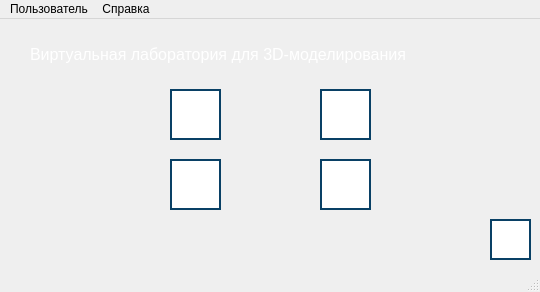
<?xml version="1.0" encoding="UTF-8"?>
<ui version="4.0">
 <class>AdminMainWindow</class>
 <widget class="QMainWindow" name="AdminMainWindow">
  <property name="geometry">
   <rect>
    <x>0</x>
    <y>0</y>
    <width>540</width>
    <height>292</height>
   </rect>
  </property>
  <property name="windowTitle">
   <string>RayTracing | Подсистема «Администратор» | Beta 1.0v</string>
  </property>
  <widget class="QWidget" name="centralwidget">
   <widget class="QLabel" name="label">
    <property name="geometry">
     <rect>
      <x>30</x>
      <y>20</y>
      <width>471</width>
      <height>31</height>
     </rect>
    </property>
    <property name="font">
     <font>
      <pointsize>12</pointsize>
     </font>
    </property>
    <property name="styleSheet">
     <string notr="true">color: rgb(255, 255, 255);
</string>
    </property>
    <property name="text">
     <string>Виртуальная лаборатория для 3D-моделирования</string>
    </property>
   </widget>
   <widget class="QPushButton" name="button_admin_test">
    <property name="geometry">
     <rect>
      <x>320</x>
      <y>140</y>
      <width>51</width>
      <height>51</height>
     </rect>
    </property>
    <property name="font">
     <font>
      <pointsize>10</pointsize>
     </font>
    </property>
    <property name="toolTip">
     <string>Доступ к администрированию тестирования</string>
    </property>
    <property name="styleSheet">
     <string notr="true">QPushButton {
    background-color: rgb(255, 255, 255);
    border: 2px solid #094065;
}

QPushButton:pressed {
    background-color:  rgb(118, 118, 118);
}
</string>
    </property>
    <property name="text">
     <string/>
    </property>
    <property name="icon">
     <iconset>
      <normaloff>images/admin-test-button.png</normaloff>images/admin-test-button.png</iconset>
    </property>
    <property name="iconSize">
     <size>
      <width>42</width>
      <height>48</height>
     </size>
    </property>
   </widget>
   <widget class="QPushButton" name="button_admin_panel">
    <property name="geometry">
     <rect>
      <x>170</x>
      <y>70</y>
      <width>51</width>
      <height>51</height>
     </rect>
    </property>
    <property name="font">
     <font>
      <pointsize>10</pointsize>
     </font>
    </property>
    <property name="toolTip">
     <string>Доступ к администрированию пользователей</string>
    </property>
    <property name="styleSheet">
     <string notr="true">QPushButton {
    background-color: rgb(255, 255, 255);
    border: 2px solid #094065;
}

QPushButton:pressed {
    background-color:  rgb(118, 118, 118);
}
</string>
    </property>
    <property name="text">
     <string/>
    </property>
    <property name="icon">
     <iconset>
      <normaloff>images/admin-panel-button.png</normaloff>images/admin-panel-button.png</iconset>
    </property>
    <property name="iconSize">
     <size>
      <width>42</width>
      <height>48</height>
     </size>
    </property>
   </widget>
   <widget class="QPushButton" name="button_admin_theory">
    <property name="geometry">
     <rect>
      <x>170</x>
      <y>140</y>
      <width>51</width>
      <height>51</height>
     </rect>
    </property>
    <property name="font">
     <font>
      <pointsize>10</pointsize>
     </font>
    </property>
    <property name="toolTip">
     <string>Доступ к администрированию теоретических материалов</string>
    </property>
    <property name="styleSheet">
     <string notr="true">QPushButton {
    background-color: rgb(255, 255, 255);
    border: 2px solid #094065;
}

QPushButton:pressed {
    background-color:  rgb(118, 118, 118);
}
</string>
    </property>
    <property name="text">
     <string/>
    </property>
    <property name="icon">
     <iconset>
      <normaloff>images/admin-theory-button.png</normaloff>images/admin-theory-button.png</iconset>
    </property>
    <property name="iconSize">
     <size>
      <width>42</width>
      <height>48</height>
     </size>
    </property>
   </widget>
   <widget class="QPushButton" name="button_admin_lab">
    <property name="geometry">
     <rect>
      <x>320</x>
      <y>70</y>
      <width>51</width>
      <height>51</height>
     </rect>
    </property>
    <property name="font">
     <font>
      <pointsize>10</pointsize>
     </font>
    </property>
    <property name="toolTip">
     <string>Доступ к администрированию лабораторных работ</string>
    </property>
    <property name="styleSheet">
     <string notr="true">QPushButton {
    background-color: rgb(255, 255, 255);
    border: 2px solid #094065;
}

QPushButton:pressed {
    background-color:  rgb(118, 118, 118);
}
</string>
    </property>
    <property name="text">
     <string/>
    </property>
    <property name="icon">
     <iconset>
      <normaloff>images/admin-lab-button.png</normaloff>images/admin-lab-button.png</iconset>
    </property>
    <property name="iconSize">
     <size>
      <width>42</width>
      <height>48</height>
     </size>
    </property>
   </widget>
   <widget class="QPushButton" name="button_help">
    <property name="geometry">
     <rect>
      <x>490</x>
      <y>200</y>
      <width>41</width>
      <height>41</height>
     </rect>
    </property>
    <property name="toolTip">
     <string>Получить справку</string>
    </property>
    <property name="styleSheet">
     <string notr="true">QPushButton {
    background-color: rgb(255, 255, 255);
    border: 2px solid #094065;
}

QPushButton:pressed {
    background-color:  rgb(118, 118, 118);
}
</string>
    </property>
    <property name="text">
     <string/>
    </property>
    <property name="icon">
     <iconset>
      <normaloff>images/help-button.png</normaloff>images/help-button.png</iconset>
    </property>
    <property name="iconSize">
     <size>
      <width>48</width>
      <height>48</height>
     </size>
    </property>
   </widget>
  </widget>
  <widget class="QMenuBar" name="menubar">
   <property name="geometry">
    <rect>
     <x>0</x>
     <y>0</y>
     <width>540</width>
     <height>26</height>
    </rect>
   </property>
   <widget class="QMenu" name="menu">
    <property name="title">
     <string>Пользователь</string>
    </property>
    <addaction name="action_user_profile"/>
    <addaction name="action_user_option"/>
    <addaction name="action_exit"/>
   </widget>
   <widget class="QMenu" name="menu_2">
    <property name="title">
     <string>Справка</string>
    </property>
    <addaction name="action_help"/>
    <addaction name="action_manual"/>
    <addaction name="action_about_information"/>
   </widget>
   <addaction name="menu"/>
   <addaction name="menu_2"/>
  </widget>
  <widget class="QStatusBar" name="statusbar"/>
  <action name="action_user_profile">
   <property name="text">
    <string>Профиль</string>
   </property>
  </action>
  <action name="action_user_option">
   <property name="text">
    <string>Настройки</string>
   </property>
  </action>
  <action name="action_exit">
   <property name="text">
    <string>Выход из профиля</string>
   </property>
  </action>
  <action name="action_help">
   <property name="text">
    <string>Контекстная подсказка</string>
   </property>
  </action>
  <action name="action_manual">
   <property name="text">
    <string>Руководство пользователя</string>
   </property>
  </action>
  <action name="action_about_information">
   <property name="text">
    <string>О программе</string>
   </property>
  </action>
 </widget>
 <resources/>
 <connections/>
</ui>
